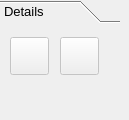
         <widget class="QWidget" name="pieceMode_Page">
          <widget class="QToolBox" name="piece_ToolBox">
           <property name="enabled">
            <bool>true</bool>
           </property>
           <property name="geometry">
            <rect>
             <x>0</x>
             <y>0</y>
             <width>120</width>
             <height>111</height>
            </rect>
           </property>
           <property name="sizePolicy">
            <sizepolicy hsizetype="Preferred" vsizetype="Maximum">
             <horstretch>1</horstretch>
             <verstretch>0</verstretch>
            </sizepolicy>
           </property>
           <property name="minimumSize">
            <size>
             <width>120</width>
             <height>0</height>
            </size>
           </property>
           <property name="maximumSize">
            <size>
             <width>16777215</width>
             <height>16777215</height>
            </size>
           </property>
           <property name="font">
            <font>
             <pointsize>10</pointsize>
            </font>
           </property>
           <property name="toolTip">
            <string/>
           </property>
           <property name="currentIndex">
            <number>0</number>
           </property>
           <property name="tabSpacing">
            <number>4</number>
           </property>
           <widget class="QWidget" name="details_Page">
            <property name="geometry">
             <rect>
              <x>0</x>
              <y>0</y>
              <width>120</width>
              <height>82</height>
             </rect>
            </property>
            <property name="toolTip">
             <string>Tools for adding details to pattern pieces</string>
            </property>
            <attribute name="icon">
             <iconset resource="share/resources/toolicon.qrc">
              <normaloff>:/toolicon/32x32/details_toolbox.png</normaloff>:/toolicon/32x32/details_toolbox.png</iconset>
            </attribute>
            <attribute name="label">
             <string>Details</string>
            </attribute>
            <attribute name="toolTip">
             <string>Add Details</string>
            </attribute>
            <widget class="QToolButton" name="unitePieces_ToolButton">
             <property name="enabled">
              <bool>false</bool>
             </property>
             <property name="geometry">
              <rect>
               <x>10</x>
               <y>10</y>
               <width>39</width>
               <height>38</height>
              </rect>
             </property>
             <property name="toolTip">
              <string>Unite 2 Pieces (U)</string>
             </property>
             <property name="text">
              <string notr="true"/>
             </property>
             <property name="icon">
              <iconset resource="share/resources/toolicon.qrc">
               <normaloff>:/toolicon/32x32/union.png</normaloff>:/toolicon/32x32/union.png</iconset>
             </property>
             <property name="iconSize">
              <size>
               <width>32</width>
               <height>32</height>
              </size>
             </property>
             <property name="checkable">
              <bool>true</bool>
             </property>
            </widget>
            <widget class="QToolButton" name="exportPiecesAs_ToolButton">
             <property name="enabled">
              <bool>false</bool>
             </property>
             <property name="geometry">
              <rect>
               <x>60</x>
               <y>10</y>
               <width>39</width>
               <height>38</height>
              </rect>
             </property>
             <property name="toolTip">
              <string>Export Pieces (E, P)</string>
             </property>
             <property name="text">
              <string notr="true"/>
             </property>
             <property name="icon">
              <iconset resource="share/resources/toolicon.qrc">
               <normaloff>:/toolicon/32x32/export.png</normaloff>:/toolicon/32x32/export.png</iconset>
             </property>
             <property name="iconSize">
              <size>
               <width>32</width>
               <height>32</height>
              </size>
             </property>
             <property name="checkable">
              <bool>true</bool>
             </property>
            </widget>
           </widget>
          </widget>
         </widget>
